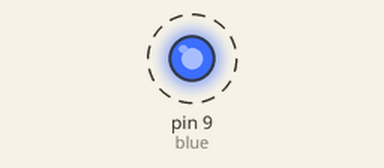
Simulated run of this sketch. Board: Arduino Uno, built with avr-gcc and run on an emulated ATmega328P. On the bench: output pins drawn as LEDs (lit = HIGH). Dashed ring = blinking.

Above: at 0.5 s.
Timing chart, 0 to 4.6 s (numbered marks = the images above):
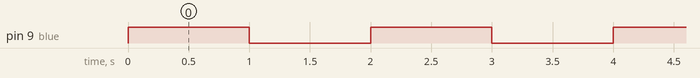

Measured:
- by itself, pin 9 (blue): alternates HIGH for 1.0 s and LOW for 1.0 s, 8 changes in all, then stays LOW

The sketch:

led_9.ino
```cpp
const int blue=9;
int count=1;
void setup()
{
  pinMode(blue,OUTPUT);
}
void loop()
{
  while(count<5)
 {
    digitalWrite(blue,HIGH);
    delay(1000);
    digitalWrite(blue,LOW);
    delay(1000);
    count++;
  }

}
```
